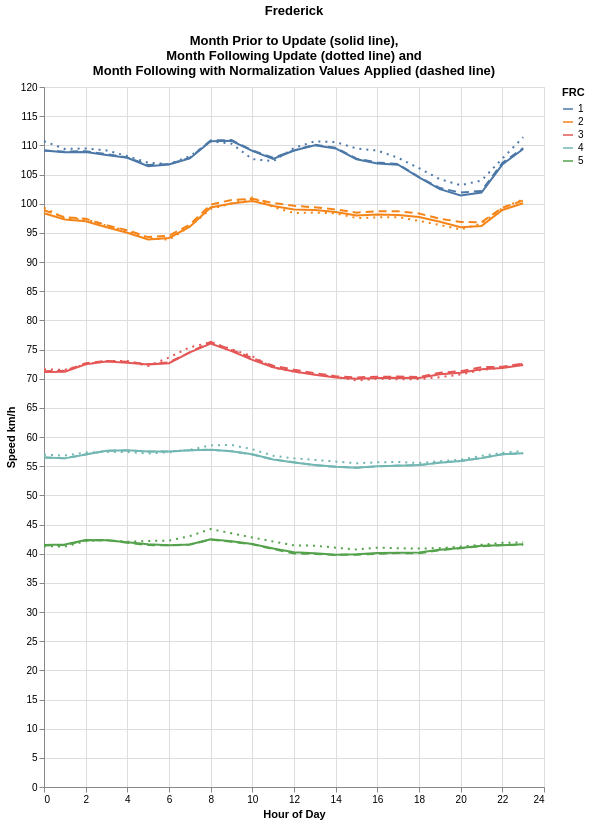

Source (notebook cell):
### Code cell
alt.data_transformers.disable_max_rows()

mix_line_pre = alt.Chart(ra_data_adj_frc_22_23_pre_group).mark_line().encode(
                x = 'hod',
                y = 'avg_speed_pre_22:Q',
                color='FRC:N',
            )

mix_line_post = alt.Chart(ra_data_adj_frc_22_23_pre_group).mark_line(strokeDash=[2,5]).encode(
                x = 'hod',
                y = 'avg_speed_pre_23:Q',
                color='FRC:N',
            )

mix_line_adj = alt.Chart(ra_data_adj_frc_22_23_pre_group).mark_line(strokeDash=[8,5]).encode(
                x = alt.X('hod', title = 'Hour of Day'),
                y = alt.Y('avg_speed_adj_pre:Q', title = 'Speed km/h'),
                color='FRC:N',
            )

(mix_line_pre + mix_line_post + mix_line_adj).properties(height = 700, width = 500, 
                                                                      title = [city_name, \
                                                                               '', \
                                                        'Month Prior to Update (solid line),', \
                                                        'Month Following Update (dotted line) and', \
                                                        'Month Following with Normalization Values Applied (dashed line)']
                                                        )
